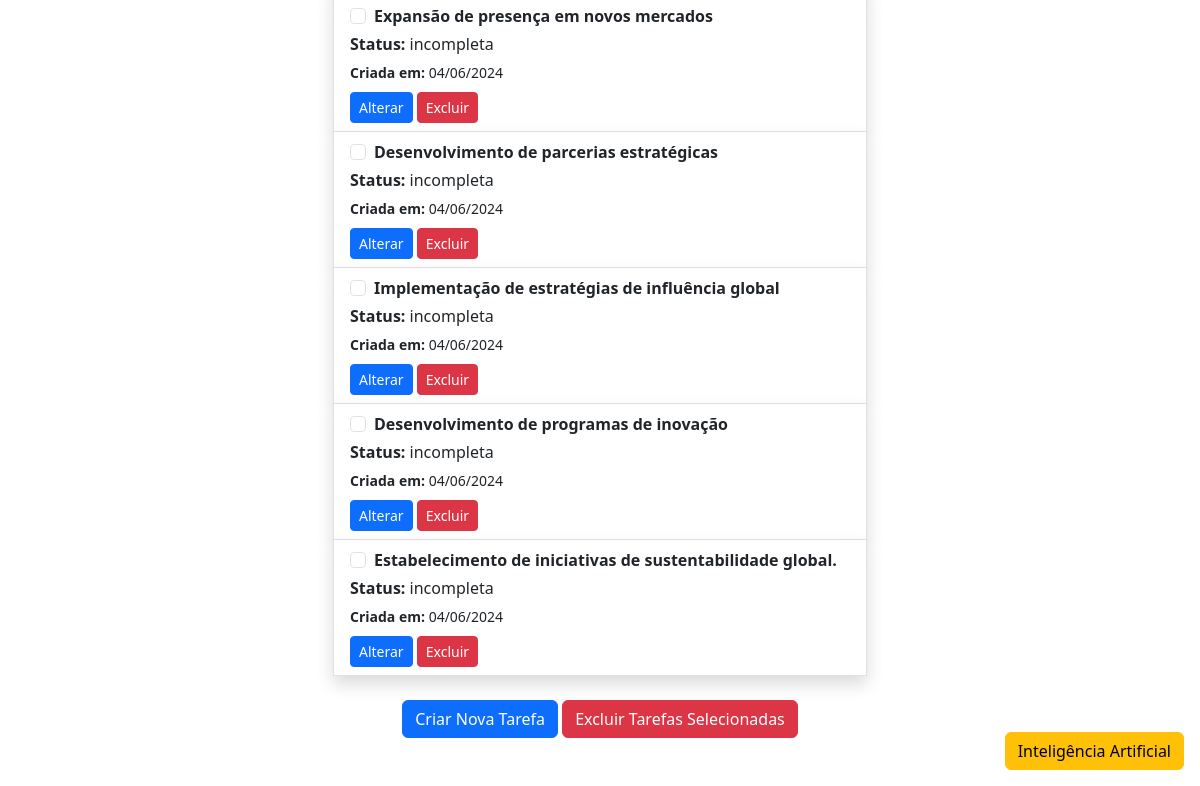
/projeto/1 (signed in, lower part), run on an earlier commit of the app's database.
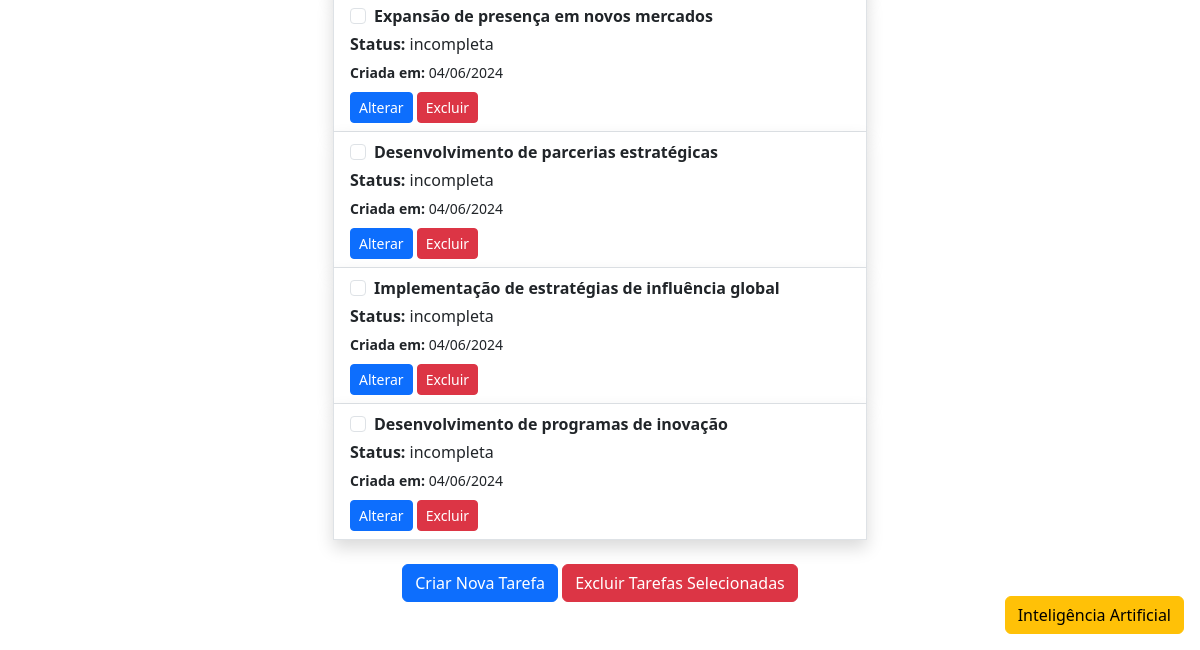
And on a later commit of the database.
### app.py (models this page shows, shortened)
class Tarefa(db.Model):
    __tablename__ = 'tarefa'
    id = db.Column(db.Integer, primary_key=True)
    nome_tarefa = db.Column(db.String(80), nullable=False)
    status = db.Column(db.String(30), nullable=False, default='incompleta')
    data_criacao = db.Column(db.DateTime, nullable=False, default=lambda: datetime.now())
    data_entrega = db.Column(db.DateTime)
    projeto_id = db.Column(db.Integer, db.ForeignKey('projeto.id'), nullable=False)
    projeto = db.relationship('Projeto', backref=db.backref('projeto_rel', lazy=True))

### app.py (the view)
@app.route('/projeto/<int:projeto_id>')
def projeto_especifico(projeto_id):
    if not ('usuario_id' in session):
        flash('Você precisa estar logado para acessar esta página', 'warning')
        return redirect(url_for('index'))
    if not VerificarPermissoes.verificar_permissao_projeto(projeto_id):
        return redirect(url_for('index'))
    projeto = Projeto.query.get(projeto_id)
    if not projeto:
        flash('O projeto especificado não foi encontrado', 'danger')
        return redirect(url_for('index'))
    return render_template('projeto_especifico.html', projeto=projeto)

### app.py (called while the page is built)
    @staticmethod
    def verificar_permissao_projeto(projeto_id):
        projeto = Projeto.query.filter_by(id=projeto_id, usuario_id=session['usuario_id']).first()
        if not projeto:
            flash('Você não tem permissão para acessar este projeto.', 'danger')
            return False
        return True

### templates/projeto_especifico.html (shortened to what this page needs)
{% extends 'base.html' %}
{% block content %}
<div class="container">
    <div class="row justify-content-center">
        <div class="col-md-6">
            <div class="list-group">
                <form action=" {{ url_for('excluir_tarefas_selecionadas', projeto_id=projeto.id) }}" method="POST" id="formExcluirTarefas">
                    {% for tarefa in projeto.tarefas %}
                        <div class="list-group-item shadow">
                            <div class="form-check">
                                <input class="form-check-input tarefa-checkbox" type="checkbox" value="{{ tarefa.id }}" id="tarefa-checkbox-{{ tarefa.id }}" name="tarefas_selecionadas[]">
                                <label class="form-check-label" for="tarefa-checkbox-{{ tarefa.id }}">
                                    <b>{{ tarefa.nome_tarefa }}</b>
                                </label>
                            </div>
                            <p class="mb-1 mt-1"><b>Status:</b> {{ tarefa.status }}</p>
                            <small><b>Criada em: </b>{{ tarefa.data_criacao.strftime('%d/%m/%Y') }}</small> <br>
                            <div class="mt-2">
                                <button type="button" class="btn btn-sm btn-primary" data-bs-toggle="modal" data-bs-target="#modalAlterarTarefa{{ tarefa.id }}">Alterar</button>
                                <button type="button" class="btn btn-sm btn-danger" data-bs-toggle="modal" data-bs-target="#modalExcluirTarefa{{ tarefa.id }}">Excluir</button>
                            </div>
                        </div>
                    {% endfor %}
                    <div class="text-center mt-4">
                        <button type="button" class="btn btn-primary" data-bs-toggle="modal" data-bs-target="#modalCriarTarefa">Criar Nova Tarefa</button>
                        <button type="button" class="btn btn-danger" id="btnAbrirModalExclusao">Excluir Tarefas Selecionadas</button>
                    </div>
                </form>
            </div>
        </div>
    </div>
</div>
<div class="position-fixed bottom-0 end-0 m-3">
    <button type="button" class="btn btn-warning" data-bs-toggle="modal" data-bs-target="#modalAcoesIA">
        Inteligência Artificial
    </button>
</div>
{% endblock %}

### templates/base.html (shortened to what this page needs)
<!DOCTYPE html>
<html lang="pt-br" data-bs-theme="{{ session['tema'] }}">
<head>
    <link href="https://cdn.jsdelivr.net/npm/bootstrap@5.3.3/dist/css/bootstrap.min.css" rel="stylesheet">
</head>
<body>
    <main class="container my-5">
        {% block content %}{% endblock %}
    </main>
</body>
</html>

What changed in the data, as far as the page shows it:
removed Tarefa: nome_tarefa "Estabelecimento de iniciativas de sustentabilidade global.", status "incompleta", data_criacao "04/06/2024"
